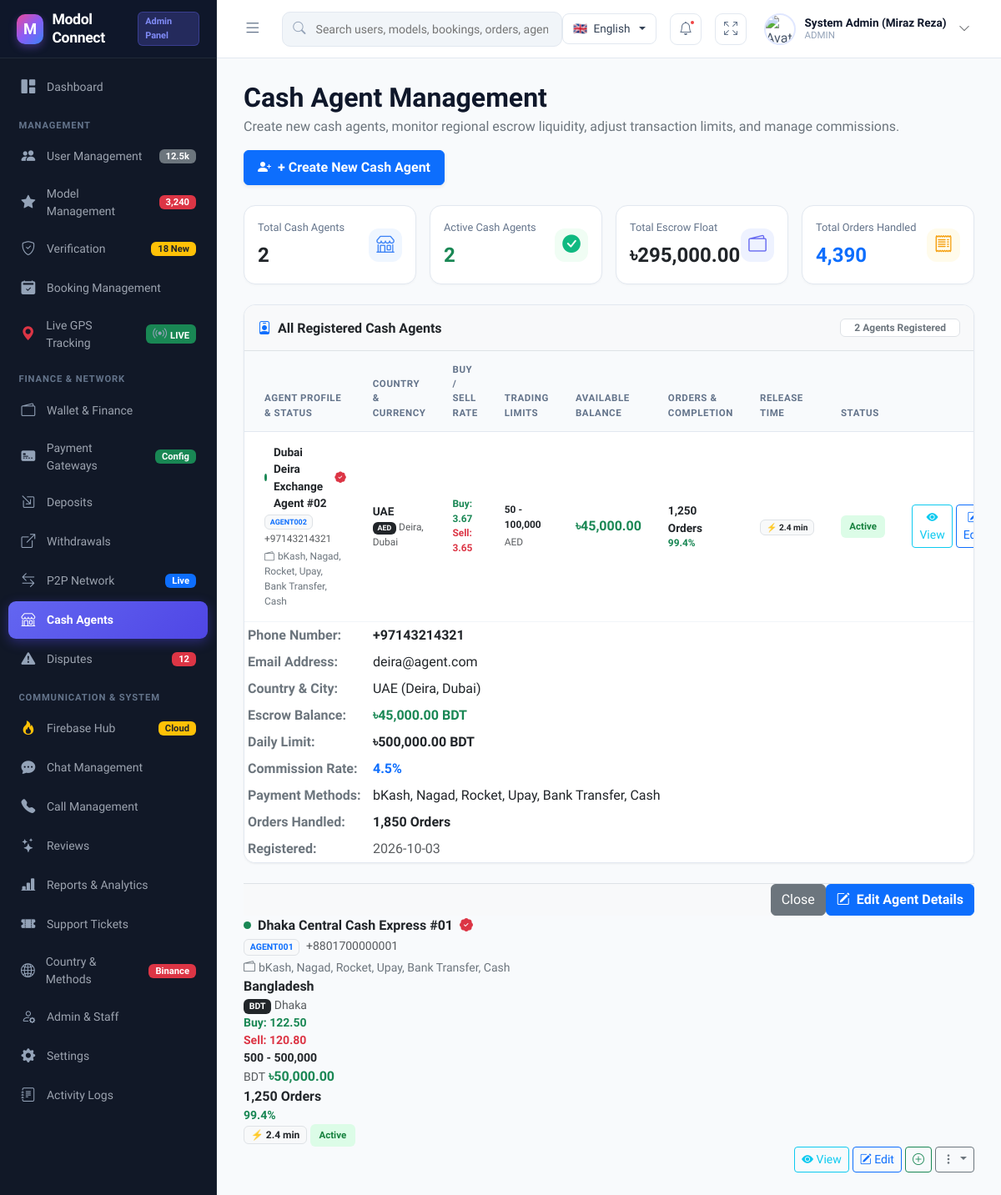
/admin/cash_agents.php (signed in), run on the app's committed database.
### tables this page shows
CREATE TABLE IF NOT EXISTS `cash_agents` (
    `id` INT AUTO_INCREMENT PRIMARY KEY,
    `agent_code` VARCHAR(50) UNIQUE NOT NULL,
    `name` VARCHAR(100) NOT NULL,
    `phone` VARCHAR(30) UNIQUE NOT NULL,
    `email` VARCHAR(150) UNIQUE NOT NULL,
    `password` VARCHAR(255) NOT NULL,
    `country` VARCHAR(50) DEFAULT 'Bangladesh',
    `city` VARCHAR(100) DEFAULT 'Dhaka',
    `currency` VARCHAR(10) DEFAULT 'BDT',
    `buy_rate` DECIMAL(12,4) DEFAULT 122.5000,
    `sell_rate` DECIMAL(12,4) DEFAULT 120.8000,
    `min_limit` DECIMAL(12,2) DEFAULT 500.00,
    `max_limit` DECIMAL(12,2) DEFAULT 500000.00,
    `daily_limit` DECIMAL(12,2) DEFAULT 500000.00,
    `payment_methods` VARCHAR(255) DEFAULT 'bKash, Nagad, Rocket, Upay, Bank Transfer, Cash',
    `commission_rate` DECIMAL(5,2) DEFAULT 5.00,
    `wallet_balance` DECIMAL(12,2) DEFAULT 0.00,
    `available_balance` DECIMAL(12,2) DEFAULT 50000.00,
    `orders_count` INT DEFAULT 1250,
    `total_orders` INT DEFAULT 1250,
    `completion_rate` VARCHAR(20) DEFAULT '99.4%',
    `avg_release_time` VARCHAR(20) DEFAULT '2.4 min',
    `rating` DECIMAL(3,2) DEFAULT 4.95,
    `is_online` TINYINT(1) DEFAULT 1,
    `is_verified` TINYINT(1) DEFAULT 1,
    `status` VARCHAR(30) DEFAULT 'ACTIVE',
    `created_at` TIMESTAMP DEFAULT CURRENT_TIMESTAMP
);

### admin/cash_agents.php (the view, shortened to what the rows shown need)
<?php
require_once __DIR__ . '/layout.php';
$db = null;
try {
    $db = Database::getInstance();
} catch (Throwable $e) {
    error_log("Cash Agents DB connect notice: " . $e->getMessage());
}
if ($db) {
    try {
        if (Database::isMySQL()) {
            $db->exec("
            CREATE TABLE IF NOT EXISTS `cash_agents` (
                `id` INT AUTO_INCREMENT PRIMARY KEY,
                `agent_code` VARCHAR(50) UNIQUE NOT NULL,
                `name` VARCHAR(100) NOT NULL,
                `phone` VARCHAR(30) UNIQUE NOT NULL,
                `email` VARCHAR(150) UNIQUE NOT NULL,
                `password` VARCHAR(255) NOT NULL,
                `country` VARCHAR(50) DEFAULT 'Bangladesh',
                `city` VARCHAR(100) DEFAULT 'Dhaka',
                `currency` VARCHAR(10) DEFAULT 'BDT',
                `buy_rate` DECIMAL(12,4) DEFAULT 122.5000,
                `sell_rate` DECIMAL(12,4) DEFAULT 120.8000,
                `min_limit` DECIMAL(12,2) DEFAULT 500.00,
                `max_limit` DECIMAL(12,2) DEFAULT 500000.00,
                `daily_limit` DECIMAL(12,2) DEFAULT 500000.00,
                `payment_methods` VARCHAR(255) DEFAULT 'bKash, Nagad, Rocket, Upay, Bank Transfer, Cash',
                `commission_rate` DECIMAL(5,2) DEFAULT 5.00,
                `wallet_balance` DECIMAL(12,2) DEFAULT 0.00,
                `available_balance` DECIMAL(12,2) DEFAULT 50000.00,
                `orders_count` INT DEFAULT 1250,
                `total_orders` INT DEFAULT 1250,
                `completion_rate` VARCHAR(20) DEFAULT '99.4%',
                `avg_release_time` VARCHAR(20) DEFAULT '2.4 min',
                `rating` DECIMAL(3,2) DEFAULT 4.95,
                `is_online` TINYINT(1) DEFAULT 1,
                `is_verified` TINYINT(1) DEFAULT 1,
                `status` VARCHAR(30) DEFAULT 'ACTIVE',
                `created_at` TIMESTAMP DEFAULT CURRENT_TIMESTAMP
            ) ENGINE=InnoDB DEFAULT CHARSET=utf8mb4 COLLATE=utf8mb4_unicode_ci
            ");
        }
    } catch (Throwable $e) {
        error_log("Cash agents table check notice: " . $e->getMessage());
    }
}
$agentExtraCols = [
    'currency' => "TEXT DEFAULT 'BDT'",
    'buy_rate' => "REAL DEFAULT 122.50",
    'sell_rate' => "REAL DEFAULT 120.80",
    'min_limit' => "REAL DEFAULT 500.0",
    'max_limit' => "REAL DEFAULT 500000.0",
    'available_balance' => "REAL DEFAULT 50000.0",
    'is_online' => "INTEGER DEFAULT 1",
    'is_verified' => "INTEGER DEFAULT 1",
    'total_orders' => "INTEGER DEFAULT 1250",
    'completion_rate' => "TEXT DEFAULT '99.4%'",
    'avg_release_time' => "TEXT DEFAULT '2.4 min'"
];
foreach ($agentExtraCols as $cName => $cDef) {
    try {
        $db->exec("ALTER TABLE cash_agents ADD COLUMN $cName $cDef");
    } catch (Throwable $e) {}
}
$agentsList = [];
if ($db) {
    try {
        $agentsStmt = $db->query("SELECT * FROM cash_agents ORDER BY id DESC");
        $agentsList = $agentsStmt->fetchAll(PDO::FETCH_ASSOC);
    } catch (Throwable $e) {
        error_log("Cash agents query notice: " . $e->getMessage());
        $msg = "Database query notice: " . $e->getMessage();
        $msgType = "warning";
    }
} else {
    $msg = "Database offline. Viewing system cached cash agents.";
    $msgType = "warning";
}
?>
<div class="d-flex justify-content-between align-items-center mb-4 flex-wrap gap-3">
    <div>
        <h2 class="fw-bold mb-1" style="color: #0f172a;">Cash Agent Management</h2>
    </div>
</div>
<div class="card card-custom p-0 overflow-hidden mb-4">
    <div class="table-responsive">
        <table class="table table-custom align-middle mb-0">
            <thead>
                <tr>
                    <th class="ps-4">Agent Profile & Status</th>
                    <th>Country & Currency</th>
                    <th>Buy / Sell Rate</th>
                    <th>Trading Limits</th>
                    <th>Available Balance</th>
                    <th>Orders & Completion</th>
                    <th>Release Time</th>
                    <th>Status</th>
                    <th class="text-end pe-4">Actions</th>
                </tr>
            </thead>
            <tbody>
                <?php if (empty($agentsList)): ?>
                <tr>
                    <td colspan="9" class="text-center py-4 text-muted">No cash agents created yet. Click "+ Create New Cash Agent" above.</td>
                </tr>
                <?php else: ?>
                <?php foreach ($agentsList as $a): ?>
                <tr>
                    <td class="ps-4">
                        <div class="d-flex align-items-center gap-2">
                            <span class="rounded-circle <?= !empty($a['is_online']) ? 'bg-success' : 'bg-secondary' ?>" style="width: 9px; height: 9px; display: inline-block;" title="<?= !empty($a['is_online']) ? 'Online' : 'Offline' ?>"></span>
                            <span class="fw-bold text-dark"><?= htmlspecialchars($a['name']) ?></span>
                            <?php if (!empty($a['is_verified'])): ?>
                                <i class="bi bi-patch-check-fill text-danger" title="Verified Merchant"></i>
                            <?php endif; ?>
                        </div>
                        <small class="text-muted"><span class="badge bg-light text-primary border me-1"><?= htmlspecialchars($a['agent_code']) ?></span> <?= htmlspecialchars($a['phone']) ?></small>
                        <div class="mt-1 small text-secondary">
                            <i class="bi bi-wallet2 me-1"></i><?= htmlspecialchars($a['payment_methods'] ?: 'bKash, Nagad, Bank') ?>
                        </div>
                    </td>
                    <td>
                        <span class="fw-semibold text-dark"><?= htmlspecialchars($a['country'] ?: 'Bangladesh') ?></span>
                        <div class="small"><span class="badge bg-dark"><?= htmlspecialchars($a['currency'] ?: 'BDT') ?></span> <span class="text-muted"><?= htmlspecialchars($a['city'] ?: 'Dhaka') ?></span></div>
                    </td>
                    <td>
                        <div class="small text-success fw-bold">Buy: <?= number_format((float)($a['buy_rate'] ?? 122.50), 2) ?></div>
                        <div class="small text-danger fw-bold">Sell: <?= number_format((float)($a['sell_rate'] ?? 120.80), 2) ?></div>
                    </td>
                    <td>
                        <div class="small fw-semibold text-dark">
                            <?= number_format((float)($a['min_limit'] ?? 500.0)) ?> - <?= number_format((float)($a['max_limit'] ?? 500000.0)) ?>
                        </div>
                        <small class="text-muted"><?= htmlspecialchars($a['currency'] ?: 'BDT') ?></small>
                    </td>
                    <td>
                        <span class="fw-bold text-success fs-6">৳<?= number_format((float)($a['available_balance'] ?? $a['wallet_balance']), 2) ?></span>
                    </td>
                    <td>
                        <div class="fw-bold text-dark"><?= number_format((int)($a['total_orders'] ?? $a['orders_count'] ?? 1250)) ?> Orders</div>
                        <div class="small text-success fw-semibold"><?= htmlspecialchars($a['completion_rate'] ?: '99.4%') ?></div>
                    </td>
                    <td>
                        <span class="badge bg-light text-dark border">
                            ⚡ <?= htmlspecialchars($a['avg_release_time'] ?: '2.4 min') ?>
                        </span>
                    </td>
                    <td>
                        <?php if ($a['status'] === 'ACTIVE'): ?>
                            <span class="badge-status badge-approved">Active</span>
                        <?php else: ?>
                            <span class="badge-status badge-disputed">Suspended</span>
                        <?php endif; ?>
                    </td>
                    <td class="text-end pe-4">
                        <div class="d-flex justify-content-end gap-1">
                            <button class="btn btn-sm btn-outline-info" data-bs-toggle="modal" data-bs-target="#viewAgentModal<?= $a['id'] ?>" title="View Agent Profile">
                                <i class="bi bi-eye-fill"></i> View
                            </button>
                            <button class="btn btn-sm btn-outline-primary" data-bs-toggle="modal" data-bs-target="#editAgentModal<?= $a['id'] ?>" title="Edit Information">
                                <i class="bi bi-pencil-square"></i> Edit
                            </button>
                            <button class="btn btn-sm btn-outline-success" data-bs-toggle="modal" data-bs-target="#balanceModal<?= $a['id'] ?>" title="Add Balance">
                                <i class="bi bi-plus-circle"></i>
                            </button>
                            <div class="dropdown d-inline">
                                <button class="btn btn-sm btn-outline-secondary dropdown-toggle" data-bs-toggle="dropdown">
                                    <i class="bi bi-three-dots-vertical"></i>
                                </button>
                            </div>
                        </div>
                    </td>
                </tr>
                <div class="modal fade" id="viewAgentModal<?= $a['id'] ?>" tabindex="-1">
                    <div class="modal-dialog modal-dialog-centered modal-lg">
                        <div class="modal-content border-0 shadow-lg" style="border-radius: 16px;">
                            <div class="modal-body p-4">
                                <div class="row g-4">
                                    <div class="col-md-7">
                                        <table class="table table-sm table-borderless align-middle mb-0">
                                            <tbody>
                                                <tr>
                                                    <td class="text-secondary fw-semibold" style="width: 150px;">Phone Number:</td>
                                                    <td class="text-dark fw-bold"><?= htmlspecialchars($a['phone']) ?></td>
                                                </tr>
                                                <tr>
                                                    <td class="text-secondary fw-semibold">Email Address:</td>
                                                    <td class="text-dark"><?= htmlspecialchars($a['email']) ?></td>
                                                </tr>
                                                <tr>
                                                    <td class="text-secondary fw-semibold">Country & City:</td>
                                                    <td class="text-dark"><?= htmlspecialchars($a['country'] ?: 'Bangladesh') ?> (<?= htmlspecialchars($a['city'] ?: 'Dhaka') ?>)</td>
                                                </tr>
                                                <tr>
                                                    <td class="text-secondary fw-semibold">Escrow Balance:</td>
                                                    <td class="text-success fw-bold fs-6">৳<?= number_format((float)$a['wallet_balance'], 2) ?> BDT</td>
                                                </tr>
                                                <tr>
                                                    <td class="text-secondary fw-semibold">Daily Limit:</td>
                                                    <td class="text-dark fw-bold">৳<?= number_format((float)($a['daily_limit'] ?? 500000.0), 2) ?> BDT</td>
                                                </tr>
                                                <tr>
                                                    <td class="text-secondary fw-semibold">Commission Rate:</td>
                                                    <td class="text-primary fw-bold"><?= number_format((float)$a['commission_rate'], 1) ?>%</td>
                                                </tr>
                                                <tr>
                                                    <td class="text-secondary fw-semibold">Payment Methods:</td>
                                                    <td class="text-dark"><?= htmlspecialchars($a['payment_methods'] ?: 'bKash, Nagad, Bank Transfer') ?></td>
                                                </tr>
                                                <tr>
                                                    <td class="text-secondary fw-semibold">Orders Handled:</td>
                                                    <td class="text-dark fw-bold"><?= number_format((int)($a['orders_count'] ?? 0)) ?> Orders</td>
                                                </tr>
                                                <tr>
                                                    <td class="text-secondary fw-semibold">Registered:</td>
                                                    <td class="text-muted"><?= htmlspecialchars(substr((string)$a['created_at'], 0, 10)) ?></td>
                                                </tr>
                                            </tbody>
                                        </table>
                                    </div>
                                </div>
                            </div>
                            <div class="modal-footer border-top bg-light">
                                <button type="button" class="btn btn-secondary" data-bs-dismiss="modal">Close</button>
                                <button type="button" class="btn btn-primary fw-semibold" data-bs-dismiss="modal" data-bs-toggle="modal" data-bs-target="#editAgentModal<?= $a['id'] ?>">
                                    <i class="bi bi-pencil-square me-1"></i> Edit Agent Details
                                </button>
                            </div>
                        </div>
                    </div>
                </div>
                <?php endforeach; ?>
                <?php endif; ?>
            </tbody>
        </table>
    </div>
</div>

### data on the page
cash_agents: is_online 1 (drawn), name "Dubai Deira Exchange Agent #02", is_verified 1 (drawn), agent_code "AGENT002", phone "+97143214321", payment_methods "bKash, Nagad, Rocket, Upay, Bank Transfer, Cash", country "UAE", currency "AED", city "Deira, Dubai", buy_rate "3.67", sell_rate "3.65", min_limit "50", max_limit "100,000", available_balance "45,000.00", total_orders "1,250", completion_rate "99.4%", avg_release_time "2.4 min", status "Active", email "deira@agent.com", wallet_balance "45,000.00", daily_limit "500,000.00", commission_rate "4.5", orders_count "1,850", created_at "2026-10-03"
cash_agents: is_online 1 (drawn), name "Dhaka Central Cash Express #01", is_verified 1 (drawn), agent_code "AGENT001", phone "+8801700000001", payment_methods "bKash, Nagad, Rocket, Upay, Bank Transfer, Cash", country "Bangladesh", currency "BDT", city "Dhaka", buy_rate "122.50", sell_rate "120.80", min_limit "500", max_limit "500,000", available_balance "50,000.00", total_orders "1,250", completion_rate "99.4%", avg_release_time "2.4 min", status "Active"

### other printed values
$adminName "System Admin (Miraz Reza)"
$adminRole "ADMIN"
$totalAgents "2"
$activeAgents "2"
$totalEscrow "295,000.00"
$totalOrders "4,390"
count($agentsList) "2"
